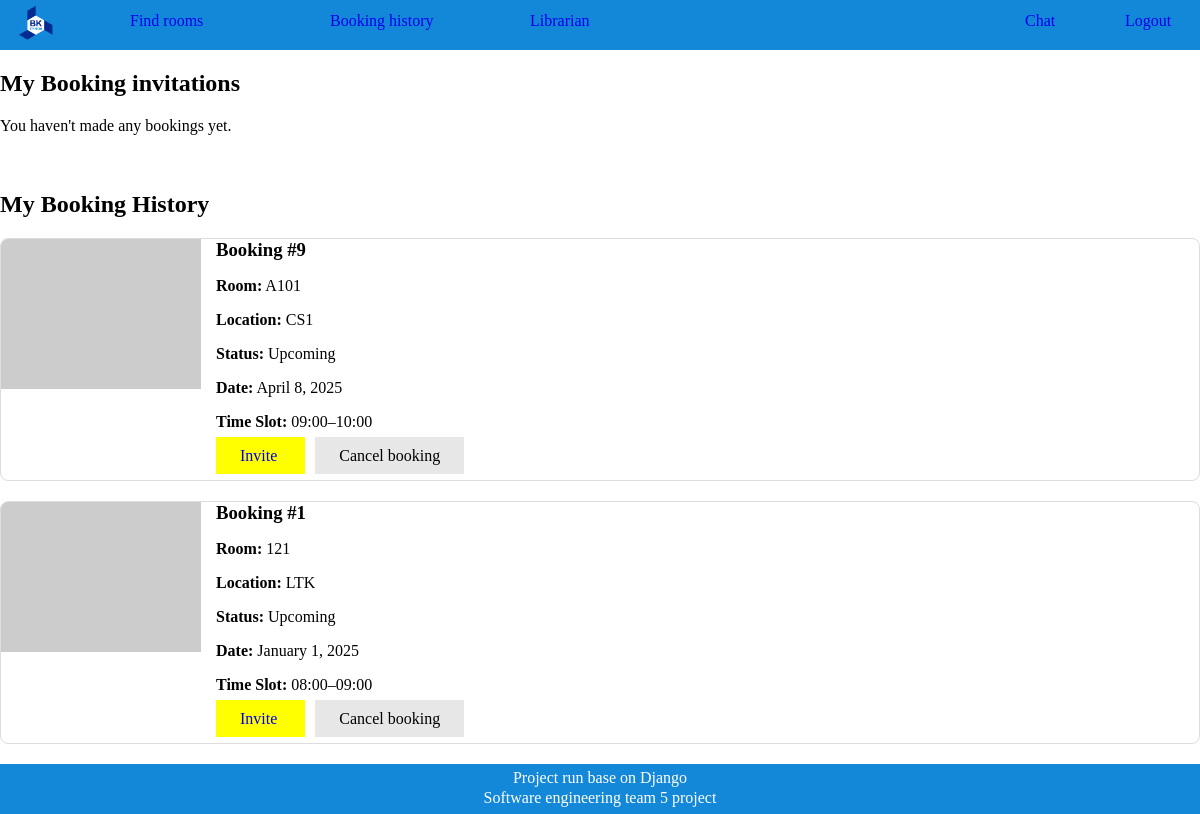
The app's page /book/booking-history/ (signed in) with its own data.
### librarianAdmin/models.py (models this page shows, shortened)
class BookingHistory(models.Model):
    roomID = models.CharField(max_length=10)
    location = models.CharField(max_length=10, default='LTK')  # LTK or other location
    slug = models.SlugField(
        verbose_name="Friendly URL",
        help_text="URL-friendly version of the booking info.",
        unique=True,
        blank=True  # allow it to be blank until auto-generated
    )
    date = models.DateTimeField(auto_now_add=True)
    date_booking = models.DateTimeField(default = '2025-01-01')
    person = models.ManyToManyField(Users, related_name='book')
    TIME_SLOT_CHOICES = [
        ('08:00–09:00', '08:00–09:00'),
        ('09:00–10:00', '09:00–10:00'),
        ('10:00–11:00', '10:00–11:00'),
        ('11:00–12:00', '11:00–12:00'),
        ('12:00–13:00', '12:00–13:00'),
        ('13:00–14:00', '13:00–14:00'),
        ('14:00–15:00', '14:00–15:00'),
        ('15:00–16:00', '15:00–16:00'),
        ('16:00–17:00', '16:00–17:00'),
        ('17:00–18:00', '17:00–18:00'),
        ('18:00–19:00', '18:00–19:00'),
    ]
    time_slot = models.CharField(max_length=20, choices=TIME_SLOT_CHOICES,default='08:00–09:00')
    is_cancelled = models.BooleanField(default=False)

### librarianAdmin/views.py (the view)
# urls.py: path('booking-history/', views.booking_history, name='booking_history'),
@login_required
def booking_history(request):
    bookings = request.user.book.filter(is_cancelled=False).order_by('-date')
    invitation = Invitation.objects.filter(invitee_username=request.user.username)
    return render(request, 'booking/booking_history.html', {'bookings': bookings, 'invitation': invitation})

### templates/booking/booking_history.html (shortened to what this page needs)
{% extends 'general_main.html' %}
{% block content %}
<!DOCTYPE html>
<html lang="en">
<head>
</head>
<body class="p-4 bg-light">
  <h2 class="mb-4">My Booking invitations</h2>
  {% for invite in invitation %}
  <div class="booking-card">
    <img
      src="https://via.placeholder.com/200x150?text=Room+{{ booking.roomID|default:'N/A' }}"
      alt="Room {{ booking.roomID|default:'N/A' }}"
      class="booking-image"
    >
    <div class="booking-details" style = "padding-top:0px;">
		<p><strong>Invitation is sent by:</strong> {{ invite.inviter|default:"(no time slot)" }}</p>
      <h3 style="margin:0px;">Booking #{{ invite.booking.id }}</h3>
      <p><strong>Room:</strong> {{ invite.booking.roomID|default:"(no room)" }}</p>
      <p><strong>Location:</strong> {{ invite.booking.location|default:"(no location)" }}</p>
      {% if invite.booking.is_cancelled %}
        <p><strong>Status:</strong> Cancelled</p>
      {% else %}
        <p><strong>Status:</strong> Upcoming</p>
      {% endif %}
      <p><strong>Date:</strong> {{ invite.booking.date_booking|date:"F j, Y "|default:"(no date)" }}</p>
      <p><strong>Time Slot:</strong> {{ invite.booking.time_slot|default:"(no time slot)" }}</p>
      <div class="booking-buttons">
		<a href="{% url 'librarianAdmin:accept_invitation' invite.created_at %}" class="btn btn-warning" style = "background-color: #FFFF00; padding: 10px 24px;text-decoration: none;">
          Accept invitation
        </a>
        <a href="{% url 'librarianAdmin:delete_invitation' invite.created_at %}" class="btn btn-secondary" style = "background-color: #e7e7e7; color: black; padding: 10px 24px;text-decoration: none;">
          Deny invitation
        </a>
      </div>
    </div>
  </div>
  <!--
  <p><strong>inviter:</strong> {{ invite.inviter|default:"(no time slot)" }}</p>
  <p><strong>Room:</strong> {{ invite.booking.roomID|default:"(no room)" }}</p>
  <p><strong>Location:</strong> {{ invite.booking.location|default:"(no location)" }}</p>
  -->
  {% empty %}
    <div class="alert alert-info">You haven't made any bookings yet.</div>
  {% endfor %}
  <br></br>
  <h2 class="mb-4">My Booking History</h2>
  {% for booking in bookings %}
  <div class="booking-card">
    <img
      src="https://via.placeholder.com/200x150?text=Room+{{ booking.roomID|default:'N/A' }}"
      alt="Room {{ booking.roomID|default:'N/A' }}"
      class="booking-image"
    >
    <div class="booking-details" style = "padding-top:0px;">
      <h3 style="margin:0px;">Booking #{{ booking.id }}</h3>
      <p><strong>Room:</strong> {{ booking.roomID|default:"(no room)" }}</p>
      <p><strong>Location:</strong> {{ booking.location|default:"(no location)" }}</p>
      {% if booking.is_cancelled %}
        <p><strong>Status:</strong> Cancelled</p>
      {% else %}
        <p><strong>Status:</strong> Upcoming</p>
      {% endif %}
      <p><strong>Date:</strong> {{ booking.date_booking|date:"F j, Y "|default:"(no date)" }}</p>
      <p><strong>Time Slot:</strong> {{ booking.time_slot|default:"(no time slot)" }}</p>
      <div class="booking-buttons">
        <a href="{% url 'librarianAdmin:send_invitation' booking.id %}" class="btn btn-warning" style = "background-color: #FFFF00; padding: 10px 24px;text-decoration: none;">
          Invite
        </a>
		<a href="{% url 'librarianAdmin:cancel_booking' booking.id %}" class="btn btn-secondary" style = "background-color: #e7e7e7; color: black; padding: 10px 24px;text-decoration: none;">
          Cancel booking
        </a>
      </div>
    </div>
  </div>
  {% empty %}
    <div class="alert alert-info">You haven't made any bookings yet.</div>
  {% endfor %}
</body>
</html>
{% endblock %}

### general/templates/general_main.html (shortened to what this page needs)
{% extends 'layout.html' %}
{% block header %}
<div style = "display: grid; height: 50px;
	grid-template-columns: 80px 600px 1fr 200px;">
	{% load static %}
	<a  href="/" style="height: 50px; width: auto;">
	<img src="{% static 'logobachkhoasang.png' %}" alt="My image" style="height: 50px; width: auto;"></a>
	{% if user.status == 'G' %}
	<div style=" display: grid; grid-template-columns: 200px 200px;">
		<a href="/book/new"  class = "header-button" style = "width:200px;margin:0;padding:12px 50px 10px 50px; text-decoration: none;">
			Find room
		</a>
		<a href="/book/booking-history"  class = "header-button" style = "width:200px;margin:0;padding:12px 50px 10px 50px; text-decoration: none;">
			Booking history
		</a>
	</div>
	{% else %}
	<div style=" display: grid; grid-template-columns: 200px 200px 200px;">
		<a href="/book/new"  class = "header-button" style = "width:200px;margin:0;padding:12px 50px 10px 50px; text-decoration: none;">
			Find rooms
		</a>
		<a href="/book/booking-history"  class = "header-button" style = "width:200px;margin:0;padding:12px 50px 10px 50px; text-decoration: none;">
			Booking history
		</a>
		<a href="/official/"  class = "header-button" style = "width:200px;margin:0;padding:12px 50px 10px 50px; text-decoration: none;">
			Librarian
		</a>
	</div>
	{% endif %}
	<div>
	</div>
	<div style=" display: grid; grid-template-columns: 100px 100px;">
		<a href="/chat/0"  class = "header-button" style = "width:50px;margin:0;padding:12px 50px 10px 25px; text-decoration: none;">
			Chat
		</a>
		<a href="/accounts/logout"  class = "header-button" style = "width:50px;margin:0;padding:12px 50px 10px 25px; text-decoration: none;">
			Logout
		</a>
	</div>
</div
{% endblock %}

### templates/layout.html (shortened to what this page needs)
<!DOCTYPE html>
{% load static %}
<html lang="en">
<head>
    <link rel="stylesheet" href="{% static 'css/style.css' %}">
</head>
<body style = "margin:0;
			display: flex;
            flex-direction: column;
            min-height: 100vh;
			padding:0;">
    <nav>
		<div style = "
			background-color: #1488D8;
			color: white;
			position:fixed;
			top: 0;
			left: 0;
			right: 0;
			height: 50px;
		">
		{% block header %}{% endblock %}
		</div>
    </nav>
    <main style = "margin-top: 50px;  flex: 1;">
        {% block content %}{% endblock %}
    </main>
	<div style = "display: grid; height: 50px;
			grid-template-columns: 1fr; margin:0;">
	<div style = "background-color: #1488D8;color: white; text-align: center; padding-top:5px;z-index:5;
		display: grid; grid-template-rows: 20px 20px;">
	<div>Project run base on Django</div>
	<div>Software engineering team 5 project</div>
	</div>
	</div>
</body>
</html>

### static/css/style.css (style rules this page uses)
.header-button { background-color: #1488D8; width:100px; border:0; transition-duration: 200ms; transition-property: background-color; }

### templates/booking/booking_history.html (style rules this page uses)
.booking-card { display: flex; border: 1px solid #ddd; border-radius: 8px; margin-bottom: 20px; overflow: hidden; background-color: #fff; }
.booking-image { width: 200px; height: 150px; object-fit: cover; background-color: #f0f0f0; }
.booking-details { flex: 1; padding: 15px; }
.booking-buttons { margin-top: 15px; }
.booking-buttons a, .booking-buttons button { margin-right: 10px; }

### records on screen
BookingHistory: id "9", roomID "A101", location "CS1", shows "Status:", is_cancelled "Upcoming", date_booking "April 8, 2025", time_slot "09:00–10:00"
BookingHistory: id "1", roomID "121", location "LTK", shows "Status:", is_cancelled "Upcoming", date_booking "January 1, 2025", time_slot "08:00–09:00"
